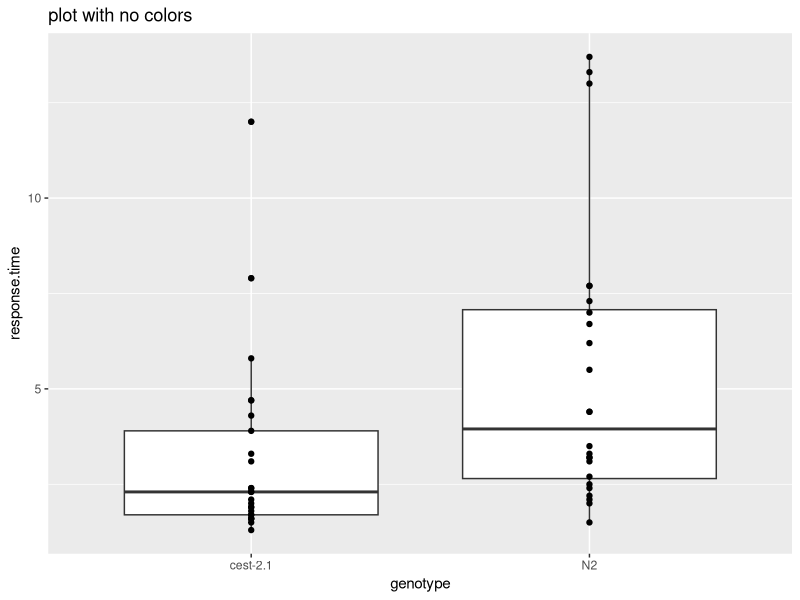
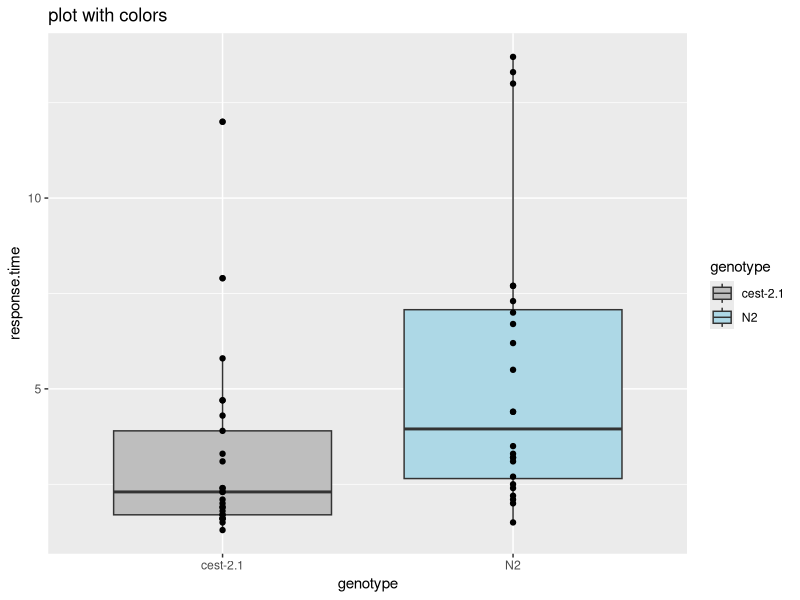

The R script that drew these images, in order:
## ---- chunk 1
knitr::opts_chunk$set(echo = TRUE)
library(tidyverse)
## ---- chunk 2
oct_avoid <- read_csv("octanol-avoidance.csv")

oct_avoid %>% glimpse()

oct_avoid %>%
  ggplot(aes(x = genotype, y = response.time)) +
  geom_boxplot() +
  geom_point() +
  labs(title = "plot with no colors")

oct_avoid %>%
  ggplot(aes(x = genotype, y = response.time)) +
  geom_boxplot(aes(fill = genotype)) +
  geom_point() +
  labs(title = "plot with colors") +
  scale_fill_manual(values = c("grey", "lightblue"))
  
